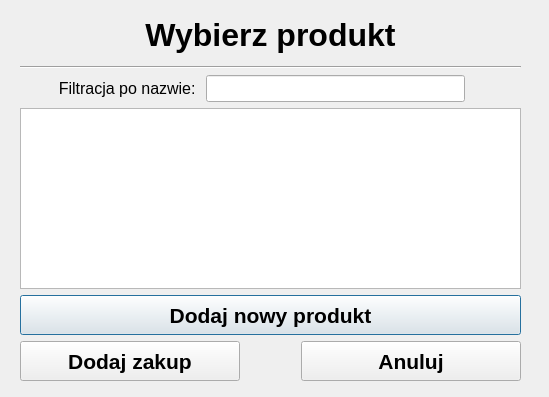
<?xml version="1.0" encoding="UTF-8"?>
<ui version="4.0">
 <class>AddClientPurchase</class>
 <widget class="QDialog" name="AddClientPurchase">
  <property name="geometry">
   <rect>
    <x>0</x>
    <y>0</y>
    <width>549</width>
    <height>397</height>
   </rect>
  </property>
  <property name="windowTitle">
   <string>Dialog</string>
  </property>
  <widget class="QWidget" name="verticalLayoutWidget">
   <property name="geometry">
    <rect>
     <x>20</x>
     <y>10</y>
     <width>501</width>
     <height>371</height>
    </rect>
   </property>
   <layout class="QVBoxLayout" name="verticalLayout">
    <item>
     <widget class="QLabel" name="label_7">
      <property name="minimumSize">
       <size>
        <width>0</width>
        <height>50</height>
       </size>
      </property>
      <property name="font">
       <font>
        <family>Arial</family>
        <pointsize>24</pointsize>
        <weight>75</weight>
        <bold>true</bold>
       </font>
      </property>
      <property name="text">
       <string>Wybierz produkt</string>
      </property>
      <property name="alignment">
       <set>Qt::AlignCenter</set>
      </property>
     </widget>
    </item>
    <item>
     <widget class="Line" name="line">
      <property name="orientation">
       <enum>Qt::Horizontal</enum>
      </property>
     </widget>
    </item>
    <item>
     <layout class="QHBoxLayout" name="horizontalLayout">
      <item>
       <widget class="QLabel" name="label">
        <property name="minimumSize">
         <size>
          <width>180</width>
          <height>0</height>
         </size>
        </property>
        <property name="maximumSize">
         <size>
          <width>180</width>
          <height>16777215</height>
         </size>
        </property>
        <property name="font">
         <font>
          <family>Arial</family>
          <pointsize>12</pointsize>
         </font>
        </property>
        <property name="text">
         <string>Filtracja po nazwie: </string>
        </property>
        <property name="alignment">
         <set>Qt::AlignRight|Qt::AlignTrailing|Qt::AlignVCenter</set>
        </property>
       </widget>
      </item>
      <item>
       <widget class="QLineEdit" name="nameFilter">
        <property name="minimumSize">
         <size>
          <width>200</width>
          <height>0</height>
         </size>
        </property>
        <property name="font">
         <font>
          <family>Arial</family>
          <pointsize>12</pointsize>
         </font>
        </property>
       </widget>
      </item>
      <item>
       <widget class="QLabel" name="label_2">
        <property name="minimumSize">
         <size>
          <width>50</width>
          <height>0</height>
         </size>
        </property>
        <property name="maximumSize">
         <size>
          <width>16777215</width>
          <height>16777215</height>
         </size>
        </property>
        <property name="font">
         <font>
          <family>Arial</family>
          <pointsize>12</pointsize>
         </font>
        </property>
        <property name="text">
         <string/>
        </property>
       </widget>
      </item>
     </layout>
    </item>
    <item>
     <widget class="QTableWidget" name="table"/>
    </item>
    <item>
     <widget class="QPushButton" name="addNewButton">
      <property name="minimumSize">
       <size>
        <width>220</width>
        <height>40</height>
       </size>
      </property>
      <property name="font">
       <font>
        <family>Arial</family>
        <pointsize>16</pointsize>
        <weight>75</weight>
        <bold>true</bold>
       </font>
      </property>
      <property name="text">
       <string>Dodaj nowy produkt</string>
      </property>
     </widget>
    </item>
    <item>
     <layout class="QHBoxLayout" name="horizontalLayout_4">
      <item>
       <widget class="QPushButton" name="addPurchaseButton">
        <property name="minimumSize">
         <size>
          <width>220</width>
          <height>40</height>
         </size>
        </property>
        <property name="font">
         <font>
          <family>Arial</family>
          <pointsize>16</pointsize>
          <weight>75</weight>
          <bold>true</bold>
         </font>
        </property>
        <property name="text">
         <string>Dodaj zakup</string>
        </property>
       </widget>
      </item>
      <item>
       <widget class="QLabel" name="label_14">
        <property name="font">
         <font>
          <pointsize>12</pointsize>
         </font>
        </property>
        <property name="text">
         <string/>
        </property>
        <property name="alignment">
         <set>Qt::AlignCenter</set>
        </property>
       </widget>
      </item>
      <item>
       <widget class="QPushButton" name="cancelButton">
        <property name="minimumSize">
         <size>
          <width>220</width>
          <height>40</height>
         </size>
        </property>
        <property name="font">
         <font>
          <family>Arial</family>
          <pointsize>16</pointsize>
          <weight>75</weight>
          <bold>true</bold>
         </font>
        </property>
        <property name="text">
         <string>Anuluj</string>
        </property>
       </widget>
      </item>
     </layout>
    </item>
   </layout>
  </widget>
 </widget>
 <resources/>
 <connections/>
</ui>
